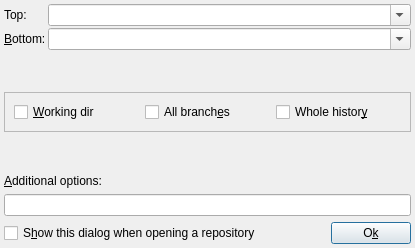
<?xml version="1.0" encoding="UTF-8"?>
<ui version="4.0">
 <class>RangeSelectBase</class>
 <widget class="QDialog" name="RangeSelectBase">
  <property name="geometry">
   <rect>
    <x>0</x>
    <y>0</y>
    <width>415</width>
    <height>248</height>
   </rect>
  </property>
  <property name="windowTitle">
   <string>Range select</string>
  </property>
  <property name="windowIcon">
   <iconset resource="icons.qrc">
    <normaloff>:/icons/resources/join.svg</normaloff>:/icons/resources/join.svg</iconset>
  </property>
  <property name="modal">
   <bool>true</bool>
  </property>
  <layout class="QHBoxLayout">
   <property name="spacing">
    <number>0</number>
   </property>
   <property name="leftMargin">
    <number>4</number>
   </property>
   <property name="topMargin">
    <number>4</number>
   </property>
   <property name="rightMargin">
    <number>4</number>
   </property>
   <property name="bottomMargin">
    <number>4</number>
   </property>
   <item>
    <layout class="QVBoxLayout">
     <property name="spacing">
      <number>6</number>
     </property>
     <property name="leftMargin">
      <number>0</number>
     </property>
     <property name="topMargin">
      <number>0</number>
     </property>
     <property name="rightMargin">
      <number>0</number>
     </property>
     <property name="bottomMargin">
      <number>0</number>
     </property>
     <item>
      <layout class="QGridLayout">
       <property name="leftMargin">
        <number>0</number>
       </property>
       <property name="topMargin">
        <number>0</number>
       </property>
       <property name="rightMargin">
        <number>0</number>
       </property>
       <property name="bottomMargin">
        <number>0</number>
       </property>
       <property name="spacing">
        <number>2</number>
       </property>
       <item row="1" column="1">
        <widget class="QComboBox" name="comboBoxFrom">
         <property name="sizePolicy">
          <sizepolicy hsizetype="Expanding" vsizetype="Minimum">
           <horstretch>0</horstretch>
           <verstretch>0</verstretch>
          </sizepolicy>
         </property>
         <property name="toolTip">
          <string>Select a tag or paste/write a rev</string>
         </property>
         <property name="editable">
          <bool>true</bool>
         </property>
         <property name="insertPolicy">
          <enum>QComboBox::NoInsert</enum>
         </property>
        </widget>
       </item>
       <item row="0" column="0">
        <widget class="QLabel" name="textLabelTo">
         <property name="text">
          <string>Top:</string>
         </property>
         <property name="wordWrap">
          <bool>false</bool>
         </property>
         <property name="buddy">
          <cstring>comboBoxTo</cstring>
         </property>
        </widget>
       </item>
       <item row="1" column="0">
        <widget class="QLabel" name="textLabelFrom">
         <property name="text">
          <string>&amp;Bottom:</string>
         </property>
         <property name="wordWrap">
          <bool>false</bool>
         </property>
         <property name="buddy">
          <cstring>comboBoxFrom</cstring>
         </property>
        </widget>
       </item>
       <item row="0" column="1">
        <widget class="QComboBox" name="comboBoxTo">
         <property name="sizePolicy">
          <sizepolicy hsizetype="Expanding" vsizetype="Minimum">
           <horstretch>0</horstretch>
           <verstretch>0</verstretch>
          </sizepolicy>
         </property>
         <property name="toolTip">
          <string>Select a tag or paste/write a rev</string>
         </property>
         <property name="editable">
          <bool>true</bool>
         </property>
         <property name="insertPolicy">
          <enum>QComboBox::NoInsert</enum>
         </property>
        </widget>
       </item>
      </layout>
     </item>
     <item>
      <spacer>
       <property name="orientation">
        <enum>Qt::Vertical</enum>
       </property>
       <property name="sizeType">
        <enum>QSizePolicy::Expanding</enum>
       </property>
       <property name="sizeHint" stdset="0">
        <size>
         <width>395</width>
         <height>16</height>
        </size>
       </property>
      </spacer>
     </item>
     <item>
      <widget class="QFrame" name="frame">
       <property name="frameShape">
        <enum>QFrame::StyledPanel</enum>
       </property>
       <property name="frameShadow">
        <enum>QFrame::Raised</enum>
       </property>
       <layout class="QHBoxLayout">
        <property name="spacing">
         <number>6</number>
        </property>
        <property name="leftMargin">
         <number>9</number>
        </property>
        <property name="topMargin">
         <number>9</number>
        </property>
        <property name="rightMargin">
         <number>9</number>
        </property>
        <property name="bottomMargin">
         <number>9</number>
        </property>
        <item>
         <layout class="QHBoxLayout">
          <property name="spacing">
           <number>6</number>
          </property>
          <property name="leftMargin">
           <number>0</number>
          </property>
          <property name="topMargin">
           <number>0</number>
          </property>
          <property name="rightMargin">
           <number>0</number>
          </property>
          <property name="bottomMargin">
           <number>0</number>
          </property>
          <item>
           <widget class="QCheckBox" name="checkBoxDiffCache">
            <property name="toolTip">
             <string>Check to see git status. Necessary for committing.</string>
            </property>
            <property name="text">
             <string>&amp;Working dir</string>
            </property>
            <property name="shortcut">
             <string>Alt+W</string>
            </property>
           </widget>
          </item>
          <item>
           <widget class="QCheckBox" name="checkBoxShowAll">
            <property name="toolTip">
             <string>Check to enable '--all' option</string>
            </property>
            <property name="text">
             <string>All branch&amp;es</string>
            </property>
            <property name="shortcut">
             <string>Alt+E</string>
            </property>
           </widget>
          </item>
          <item>
           <widget class="QCheckBox" name="checkBoxShowWholeHistory">
            <property name="toolTip">
             <string>Check to view all the revisions</string>
            </property>
            <property name="text">
             <string>Whole histor&amp;y</string>
            </property>
            <property name="shortcut">
             <string>Alt+Y</string>
            </property>
           </widget>
          </item>
         </layout>
        </item>
       </layout>
      </widget>
     </item>
     <item>
      <spacer>
       <property name="orientation">
        <enum>Qt::Vertical</enum>
       </property>
       <property name="sizeType">
        <enum>QSizePolicy::Expanding</enum>
       </property>
       <property name="sizeHint" stdset="0">
        <size>
         <width>395</width>
         <height>16</height>
        </size>
       </property>
      </spacer>
     </item>
     <item>
      <layout class="QVBoxLayout">
       <property name="spacing">
        <number>6</number>
       </property>
       <property name="leftMargin">
        <number>0</number>
       </property>
       <property name="topMargin">
        <number>0</number>
       </property>
       <property name="rightMargin">
        <number>0</number>
       </property>
       <property name="bottomMargin">
        <number>0</number>
       </property>
       <item>
        <widget class="QLabel" name="textLabelOptions">
         <property name="sizePolicy">
          <sizepolicy hsizetype="Expanding" vsizetype="Minimum">
           <horstretch>0</horstretch>
           <verstretch>0</verstretch>
          </sizepolicy>
         </property>
         <property name="text">
          <string>&amp;Additional options:</string>
         </property>
         <property name="wordWrap">
          <bool>false</bool>
         </property>
         <property name="buddy">
          <cstring>lineEditOptions</cstring>
         </property>
        </widget>
       </item>
       <item>
        <widget class="QLineEdit" name="lineEditOptions">
         <property name="sizePolicy">
          <sizepolicy hsizetype="Expanding" vsizetype="Minimum">
           <horstretch>0</horstretch>
           <verstretch>0</verstretch>
          </sizepolicy>
         </property>
         <property name="toolTip">
          <string>Extra options to feed 'git log'</string>
         </property>
        </widget>
       </item>
      </layout>
     </item>
     <item>
      <layout class="QHBoxLayout">
       <property name="spacing">
        <number>6</number>
       </property>
       <property name="leftMargin">
        <number>0</number>
       </property>
       <property name="topMargin">
        <number>0</number>
       </property>
       <property name="rightMargin">
        <number>0</number>
       </property>
       <property name="bottomMargin">
        <number>0</number>
       </property>
       <item>
        <widget class="QCheckBox" name="checkBoxShowDialog">
         <property name="sizePolicy">
          <sizepolicy hsizetype="Minimum" vsizetype="Minimum">
           <horstretch>0</horstretch>
           <verstretch>0</verstretch>
          </sizepolicy>
         </property>
         <property name="toolTip">
          <string>You can always re-enable the dialog from settings.</string>
         </property>
         <property name="text">
          <string>S&amp;how this dialog when opening a repository</string>
         </property>
         <property name="shortcut">
          <string>Alt+H</string>
         </property>
        </widget>
       </item>
       <item>
        <spacer>
         <property name="orientation">
          <enum>Qt::Horizontal</enum>
         </property>
         <property name="sizeType">
          <enum>QSizePolicy::Expanding</enum>
         </property>
         <property name="sizeHint" stdset="0">
          <size>
           <width>80</width>
           <height>20</height>
          </size>
         </property>
        </spacer>
       </item>
       <item>
        <widget class="QPushButton" name="pushButtonOk">
         <property name="sizePolicy">
          <sizepolicy hsizetype="Fixed" vsizetype="Fixed">
           <horstretch>0</horstretch>
           <verstretch>0</verstretch>
          </sizepolicy>
         </property>
         <property name="text">
          <string>O&amp;k</string>
         </property>
         <property name="shortcut">
          <string>Alt+K</string>
         </property>
         <property name="default">
          <bool>true</bool>
         </property>
        </widget>
       </item>
      </layout>
     </item>
    </layout>
   </item>
  </layout>
 </widget>
 <layoutdefault spacing="6" margin="11"/>
 <resources>
  <include location="icons.qrc"/>
 </resources>
 <connections>
  <connection>
   <sender>pushButtonOk</sender>
   <signal>clicked()</signal>
   <receiver>RangeSelectBase</receiver>
   <slot>pushButtonOk_clicked()</slot>
   <hints>
    <hint type="sourcelabel">
     <x>20</x>
     <y>20</y>
    </hint>
    <hint type="destinationlabel">
     <x>20</x>
     <y>20</y>
    </hint>
   </hints>
  </connection>
  <connection>
   <sender>checkBoxShowDialog</sender>
   <signal>toggled(bool)</signal>
   <receiver>RangeSelectBase</receiver>
   <slot>checkBoxShowDialog_toggled(bool)</slot>
   <hints>
    <hint type="sourcelabel">
     <x>20</x>
     <y>20</y>
    </hint>
    <hint type="destinationlabel">
     <x>20</x>
     <y>20</y>
    </hint>
   </hints>
  </connection>
  <connection>
   <sender>checkBoxDiffCache</sender>
   <signal>toggled(bool)</signal>
   <receiver>RangeSelectBase</receiver>
   <slot>checkBoxDiffCache_toggled(bool)</slot>
   <hints>
    <hint type="sourcelabel">
     <x>78</x>
     <y>98</y>
    </hint>
    <hint type="destinationlabel">
     <x>207</x>
     <y>117</y>
    </hint>
   </hints>
  </connection>
  <connection>
   <sender>checkBoxShowAll</sender>
   <signal>toggled(bool)</signal>
   <receiver>RangeSelectBase</receiver>
   <slot>checkBoxShowAll_toggled(bool)</slot>
   <hints>
    <hint type="sourcelabel">
     <x>207</x>
     <y>98</y>
    </hint>
    <hint type="destinationlabel">
     <x>207</x>
     <y>117</y>
    </hint>
   </hints>
  </connection>
  <connection>
   <sender>checkBoxShowWholeHistory</sender>
   <signal>toggled(bool)</signal>
   <receiver>RangeSelectBase</receiver>
   <slot>checkBoxShowWholeHistory_toggled(bool)</slot>
   <hints>
    <hint type="sourcelabel">
     <x>336</x>
     <y>98</y>
    </hint>
    <hint type="destinationlabel">
     <x>207</x>
     <y>117</y>
    </hint>
   </hints>
  </connection>
 </connections>
</ui>
